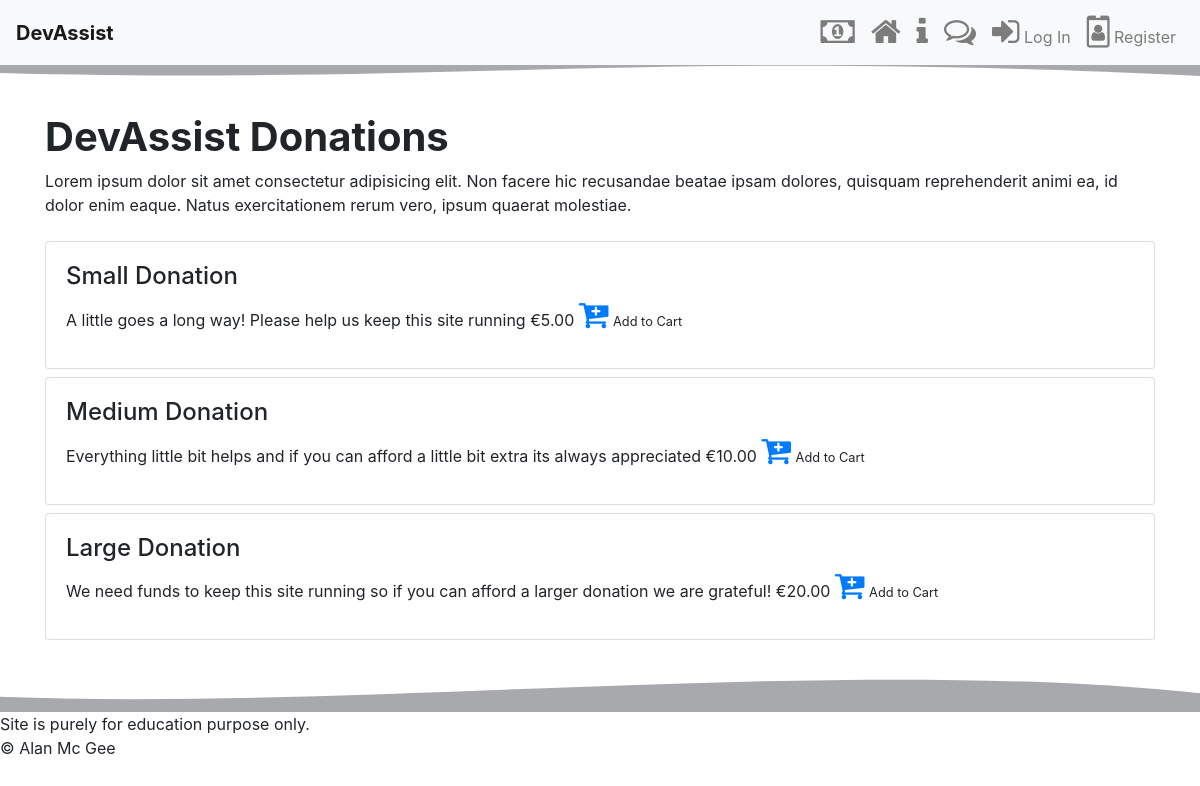
The app's page /donate/ with its own data.
### donation/models.py (models this page shows, shortened)
class Donation(models.Model):
    name = models.CharField(max_length=254, default='')
    description = models.TextField()
    price = models.DecimalField(max_digits=6, decimal_places=2)

### donation/views.py (the view)
# urls.py: path('donate/', donation_view.donations, name='donations'),
def donations(request):
    donations = Donation.objects.all()
    context = {
        "donations": donations,
        "title" : 'Donations'
    }
    return render(request, 'donation/donation.html', context )

### cart/contexts.py (called while the page is built)
def cart_contents(request):
    cart = request.session.get('cart', {})
    cart_items = []
    total = 0
    donation_count = 0
    for id, quantity in cart.items():
        donation = get_object_or_404(Donation, pk=id)
        total += quantity * donation.price
        donation_count += quantity
        cart_items.append({'id': id, 'quantity': quantity, 'donation': donation})
    return {'cart_items': cart_items, 'total': total, 'donation_count': donation_count}

### donation/templates/donation/donation.html
{% extends "base.html" %}
{% block content %}
{% include 'donation/includes/intro.html' %}
<div class="container mt-2 mb-2">
    {% for item in donations %}
    <div class="row mb-2">
        <div class="col">
            <div class="card query-card">
                <div class="card-body query">
                    <h4>{{ item.name }}</h4>
                    <p><span class="donate-description">{{ item.description}}</span>
                        <span class="donate-price">&euro;{{ item.price }}</span>
                        <span class="donate-cart"><a href="{% url 'add-to-cart' item.id %}">
                            <i class="fa fa-cart-plus fa-2x " aria-hidden="true"></i></a> <small>Add to
                                Cart</small>
                        </span>
                    </p>
                </div>
            </div>
        </div>
    </div>
    {% endfor %}
</div>
{% endblock %}

### records on screen
Donation: name "Small Donation", description "A little goes a long way! Please help us keep this site running", price "5.00"
Donation: name "Medium Donation", description "Everything little bit helps and if you can afford a little bit extra its always appreciated", price "10.00"
Donation: name "Large Donation", description "We need funds to keep this site running so if you can afford a larger donation we are grateful!", price "20.00"
